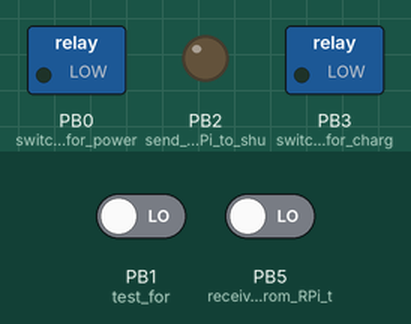
Recording of a sketch running on a simulated ATtiny85, built with avr-gcc and run on an emulated ATtiny85. Shown: switched loads named in the sketch (green lamp = pin HIGH), output pins drawn as LEDs (lit = HIGH). The inputs (shaded band) are chosen by the test bench; at power-on: PB1 (test_for) LOW, PB5 (receive_signal_from_RPi_t) LOW.

Above: at 4.8 s.
4.9 s: PB1 (test_for) driven HIGH
At 6.6 s:
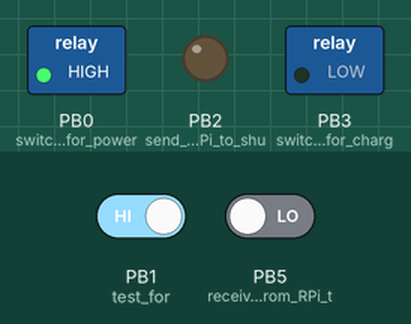
At 9.2 s:
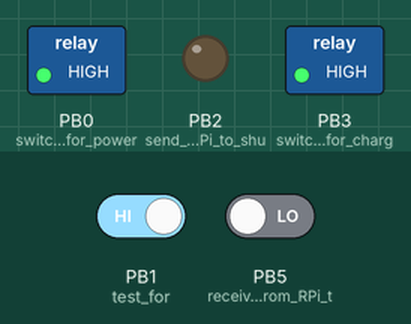
9.5 s: PB5 (receive_signal_from_RPi_t) driven HIGH
15.5 s: PB5 (receive_signal_from_RPi_t) driven LOW
18.2 s: PB1 (test_for) driven LOW
At 20.9 s:
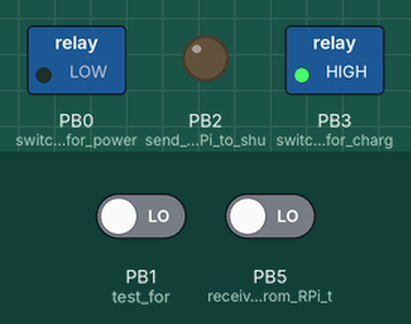
Timing chart, 0 to 22.4 s (numbered marks = the images above; inputs shaded):
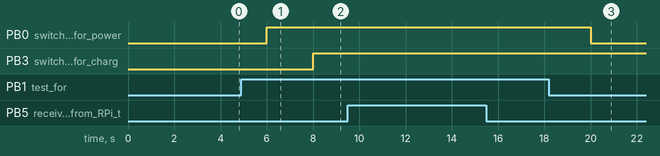

Measured:
- after the input at 4.9 s, PB0 (switch_on_relay_for_power): LOW → HIGH after 1.1 s; PB3 (switch_on_relay_for_charg): LOW → HIGH after 3.1 s
- after the input at 18.2 s, PB0 (switch_on_relay_for_power): HIGH → LOW after 1.8 s

The sketch:

ATtiny85_PMGR.ino
```cpp
// (licence header left out)
bool isUSBPower = false;
bool isCharging = false;
bool isRPI_on = false;
bool isSwitchPressed = false;
bool isRPI_soft_poweredDown = false;
int switchPressedCounter = 0;
//=========================================================================================================
void setup() {
//=========================================================================================================
  pinMode(0, OUTPUT); // switch on relay for powering the RPi
  pinMode(1, INPUT);  // test for +5v from RPi
  pinMode(4, INPUT);  // test for switch pressed
  pinMode(3, OUTPUT); // switch on relay for charging the li-ion battery
  pinMode(2, OUTPUT); // send signal to RPi to shutdown the RPi
  pinMode(5, INPUT);  // receive signal from RPi to indicate it has shut down
}
//=========================================================================================================
void loop() {
//=========================================================================================================
  isUSBPower = digitalRead(1); //Returns HIGH or LOW (true or false / 1 or 0).
  isRPI_soft_poweredDown = digitalRead(5);

  // Determine if the RPi is powered via a USB hub, if so start charging the li-ion battery
  if (isUSBPower == true) {
    isCharging = true;
    isRPI_on = true;          // The RPi is already on or booting from external USB hib
    digitalWrite(0, HIGH);    // turn the LED on (HIGH is the voltage level)
    delay(2000);
  } else {
    isCharging = false;
    digitalWrite(0, LOW);    // turn the LED off by making the voltage LOW
    delay(2000);
  }

  if (isCharging) {
     // set pinout to +5v and switch relay to disconnect battery and start charging it
     digitalWrite(3, HIGH);   // switch on relay for charging the li-ion battery

  }

  //
  // if the switch has been pressed and is not charging and the RPi is not on, power the RPI via the battery
  //
  if (isSwitchPressed && !isCharging && !isRPI_on) {
     // set pinout to +5v and switch relay on to power RPi via battery
     if (switchPressedCounter <= 0) {
        digitalWrite(0, HIGH);   //  switch on relay for powering the RPi
        isRPI_on = true;
        switchPressedCounter++;  // increment the number of times the switch has been pressed
     }
   }

  //
  // if the switch has been pressed and is not charging and the RPi is on, powerdown the RPI via signal to RPi
  //
  if (isSwitchPressed && !isCharging && isRPI_on) {
     // set pinout to +5v and switch relay on to power RPi via battery
     if (switchPressedCounter >= 1) {
        digitalWrite(2, HIGH);     //  send signal to shutdown the RPi
        switchPressedCounter = 0;  //  reset the number of times the button has been pressed
     }
  }

  //
  // if the RPi has powerd down disconnect the battery from the RPi
  //
  if (isRPI_on && switchPressedCounter == 0 && isRPI_soft_poweredDown) {
           digitalWrite(0, LOW);   //  switch off the relay for powering the RPi
  }

}
//=========================================================================================================
```
